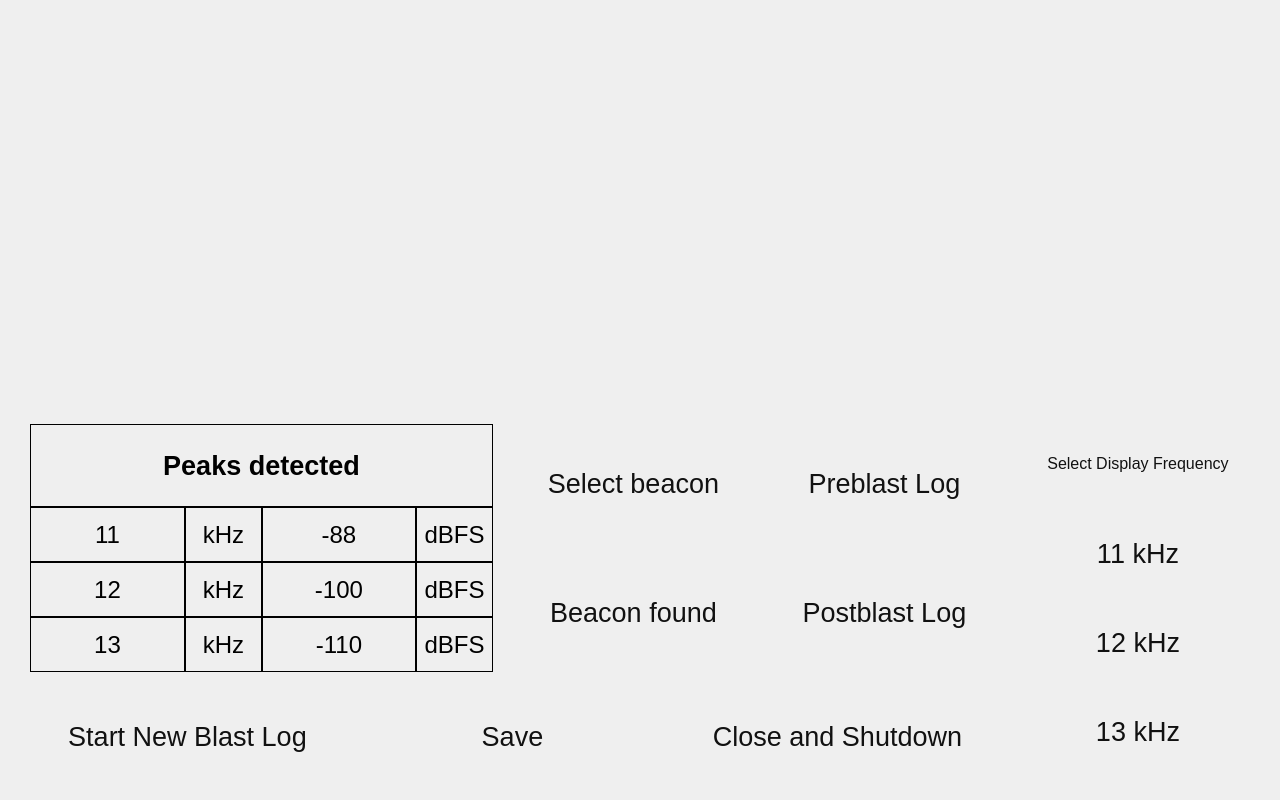
<?xml version="1.0" encoding="UTF-8"?>
<ui version="4.0">
 <class>MainWindow</class>
 <widget class="QMainWindow" name="MainWindow">
  <property name="geometry">
   <rect>
    <x>0</x>
    <y>0</y>
    <width>1280</width>
    <height>800</height>
   </rect>
  </property>
  <property name="sizePolicy">
   <sizepolicy hsizetype="Fixed" vsizetype="Fixed">
    <horstretch>0</horstretch>
    <verstretch>0</verstretch>
   </sizepolicy>
  </property>
  <property name="minimumSize">
   <size>
    <width>1280</width>
    <height>800</height>
   </size>
  </property>
  <property name="windowTitle">
   <string>MainWindow</string>
  </property>
  <property name="styleSheet">
   <string notr="true">QPushButton {
    color: #111;
    border-radius: 10px;
    border-style: outset;
    background: qradialgradient(
        cx: 0.3, cy: -0.4, fx: 0.3, fy: -0.4,
        radius: 1.35, stop: 0 #fff, stop: 1 #aaa
        );
    padding: 5px;
    }

QPushButton:hover {
    background: qradialgradient(
        cx: 0.3, cy: -0.4, fx: 0.3, fy: -0.4,
        radius: 1.35, stop: 0 #fff, stop: 1 #bbb
        );
    }

QPushButton:pressed {
    border-style: inset;
    background: qradialgradient(
        cx: 0.4, cy: -0.1, fx: 0.4, fy: -0.1,
        radius: 1.35, stop: 0 #fff, stop: 1 #ddd
        );
    }

QLabel {
	border: 1px solid #000;
}</string>
  </property>
  <widget class="QWidget" name="centralwidget">
   <property name="sizePolicy">
    <sizepolicy hsizetype="Fixed" vsizetype="Fixed">
     <horstretch>0</horstretch>
     <verstretch>0</verstretch>
    </sizepolicy>
   </property>
   <property name="minimumSize">
    <size>
     <width>1280</width>
     <height>800</height>
    </size>
   </property>
   <widget class="QWidget" name="layoutWidget">
    <property name="geometry">
     <rect>
      <x>10</x>
      <y>10</y>
      <width>1261</width>
      <height>781</height>
     </rect>
    </property>
    <layout class="QVBoxLayout" name="verticalLayout" stretch="1,1">
     <property name="sizeConstraint">
      <enum>QLayout::SetDefaultConstraint</enum>
     </property>
     <item>
      <layout class="QHBoxLayout" name="horizontalLayout" stretch="3,2">
       <property name="spacing">
        <number>10</number>
       </property>
       <property name="sizeConstraint">
        <enum>QLayout::SetDefaultConstraint</enum>
       </property>
       <property name="leftMargin">
        <number>10</number>
       </property>
       <property name="topMargin">
        <number>10</number>
       </property>
       <property name="rightMargin">
        <number>10</number>
       </property>
       <property name="bottomMargin">
        <number>10</number>
       </property>
       <item>
        <widget class="QCustomPlot" name="rightPlot" native="true">
         <property name="sizePolicy">
          <sizepolicy hsizetype="Preferred" vsizetype="Preferred">
           <horstretch>0</horstretch>
           <verstretch>0</verstretch>
          </sizepolicy>
         </property>
         <property name="minimumSize">
          <size>
           <width>0</width>
           <height>0</height>
          </size>
         </property>
         <property name="maximumSize">
          <size>
           <width>16777215</width>
           <height>16777215</height>
          </size>
         </property>
         <property name="autoFillBackground">
          <bool>false</bool>
         </property>
        </widget>
       </item>
       <item>
        <widget class="QCustomPlot" name="leftPlot" native="true">
         <property name="enabled">
          <bool>true</bool>
         </property>
         <property name="sizePolicy">
          <sizepolicy hsizetype="Preferred" vsizetype="Preferred">
           <horstretch>0</horstretch>
           <verstretch>0</verstretch>
          </sizepolicy>
         </property>
         <property name="minimumSize">
          <size>
           <width>0</width>
           <height>0</height>
          </size>
         </property>
         <property name="maximumSize">
          <size>
           <width>16777215</width>
           <height>16777215</height>
          </size>
         </property>
         <property name="autoFillBackground">
          <bool>false</bool>
         </property>
        </widget>
       </item>
      </layout>
     </item>
     <item>
      <layout class="QHBoxLayout" name="horizontalLayout_8" stretch="4,1">
       <property name="spacing">
        <number>10</number>
       </property>
       <property name="sizeConstraint">
        <enum>QLayout::SetDefaultConstraint</enum>
       </property>
       <property name="leftMargin">
        <number>10</number>
       </property>
       <property name="topMargin">
        <number>10</number>
       </property>
       <property name="rightMargin">
        <number>10</number>
       </property>
       <property name="bottomMargin">
        <number>10</number>
       </property>
       <item>
        <layout class="QVBoxLayout" name="verticalLayout_2" stretch="3,1">
         <item>
          <layout class="QHBoxLayout" name="horizontalLayout_11" stretch="2,1,1">
           <item>
            <layout class="QVBoxLayout" name="verticalLayout_36" stretch="1,2">
             <property name="spacing">
              <number>0</number>
             </property>
             <property name="sizeConstraint">
              <enum>QLayout::SetDefaultConstraint</enum>
             </property>
             <property name="leftMargin">
              <number>10</number>
             </property>
             <property name="topMargin">
              <number>10</number>
             </property>
             <property name="rightMargin">
              <number>10</number>
             </property>
             <property name="bottomMargin">
              <number>10</number>
             </property>
             <item>
              <widget class="QLabel" name="label_60">
               <property name="font">
                <font>
                 <pointsize>20</pointsize>
                 <weight>75</weight>
                 <bold>true</bold>
                </font>
               </property>
               <property name="text">
                <string>Peaks detected</string>
               </property>
               <property name="alignment">
                <set>Qt::AlignCenter</set>
               </property>
              </widget>
             </item>
             <item>
              <layout class="QGridLayout" name="gridLayout_18" rowstretch="1,1,1" columnstretch="1,1">
               <property name="sizeConstraint">
                <enum>QLayout::SetDefaultConstraint</enum>
               </property>
               <property name="leftMargin">
                <number>0</number>
               </property>
               <property name="topMargin">
                <number>0</number>
               </property>
               <property name="rightMargin">
                <number>0</number>
               </property>
               <property name="bottomMargin">
                <number>0</number>
               </property>
               <property name="spacing">
                <number>0</number>
               </property>
               <item row="0" column="0">
                <layout class="QHBoxLayout" name="horizontalLayout_18" stretch="2,1">
                 <property name="spacing">
                  <number>0</number>
                 </property>
                 <property name="leftMargin">
                  <number>0</number>
                 </property>
                 <property name="topMargin">
                  <number>0</number>
                 </property>
                 <property name="rightMargin">
                  <number>0</number>
                 </property>
                 <property name="bottomMargin">
                  <number>0</number>
                 </property>
                 <item>
                  <widget class="QLabel" name="label_67">
                   <property name="font">
                    <font>
                     <pointsize>18</pointsize>
                    </font>
                   </property>
                   <property name="text">
                    <string>11</string>
                   </property>
                   <property name="scaledContents">
                    <bool>false</bool>
                   </property>
                   <property name="alignment">
                    <set>Qt::AlignCenter</set>
                   </property>
                  </widget>
                 </item>
                 <item>
                  <widget class="QLabel" name="label_88">
                   <property name="font">
                    <font>
                     <pointsize>18</pointsize>
                    </font>
                   </property>
                   <property name="text">
                    <string>kHz</string>
                   </property>
                   <property name="scaledContents">
                    <bool>false</bool>
                   </property>
                   <property name="alignment">
                    <set>Qt::AlignCenter</set>
                   </property>
                  </widget>
                 </item>
                </layout>
               </item>
               <item row="1" column="0">
                <layout class="QHBoxLayout" name="horizontalLayout_19" stretch="2,1">
                 <property name="spacing">
                  <number>0</number>
                 </property>
                 <property name="leftMargin">
                  <number>0</number>
                 </property>
                 <property name="topMargin">
                  <number>0</number>
                 </property>
                 <property name="rightMargin">
                  <number>0</number>
                 </property>
                 <property name="bottomMargin">
                  <number>0</number>
                 </property>
                 <item>
                  <widget class="QLabel" name="label_89">
                   <property name="font">
                    <font>
                     <pointsize>18</pointsize>
                    </font>
                   </property>
                   <property name="text">
                    <string>12</string>
                   </property>
                   <property name="scaledContents">
                    <bool>false</bool>
                   </property>
                   <property name="alignment">
                    <set>Qt::AlignCenter</set>
                   </property>
                  </widget>
                 </item>
                 <item>
                  <widget class="QLabel" name="label_90">
                   <property name="font">
                    <font>
                     <pointsize>18</pointsize>
                    </font>
                   </property>
                   <property name="text">
                    <string>kHz</string>
                   </property>
                   <property name="scaledContents">
                    <bool>false</bool>
                   </property>
                   <property name="alignment">
                    <set>Qt::AlignCenter</set>
                   </property>
                  </widget>
                 </item>
                </layout>
               </item>
               <item row="2" column="0">
                <layout class="QHBoxLayout" name="horizontalLayout_20" stretch="2,1">
                 <property name="spacing">
                  <number>0</number>
                 </property>
                 <property name="leftMargin">
                  <number>0</number>
                 </property>
                 <property name="topMargin">
                  <number>0</number>
                 </property>
                 <property name="rightMargin">
                  <number>0</number>
                 </property>
                 <property name="bottomMargin">
                  <number>0</number>
                 </property>
                 <item>
                  <widget class="QLabel" name="label_91">
                   <property name="font">
                    <font>
                     <pointsize>18</pointsize>
                    </font>
                   </property>
                   <property name="text">
                    <string>13</string>
                   </property>
                   <property name="scaledContents">
                    <bool>false</bool>
                   </property>
                   <property name="alignment">
                    <set>Qt::AlignCenter</set>
                   </property>
                  </widget>
                 </item>
                 <item>
                  <widget class="QLabel" name="label_92">
                   <property name="font">
                    <font>
                     <pointsize>18</pointsize>
                    </font>
                   </property>
                   <property name="text">
                    <string>kHz</string>
                   </property>
                   <property name="scaledContents">
                    <bool>false</bool>
                   </property>
                   <property name="alignment">
                    <set>Qt::AlignCenter</set>
                   </property>
                  </widget>
                 </item>
                </layout>
               </item>
               <item row="0" column="1">
                <layout class="QHBoxLayout" name="horizontalLayout_21" stretch="2,1">
                 <property name="spacing">
                  <number>0</number>
                 </property>
                 <property name="leftMargin">
                  <number>0</number>
                 </property>
                 <property name="topMargin">
                  <number>0</number>
                 </property>
                 <property name="rightMargin">
                  <number>0</number>
                 </property>
                 <property name="bottomMargin">
                  <number>0</number>
                 </property>
                 <item>
                  <widget class="QLabel" name="label_93">
                   <property name="font">
                    <font>
                     <pointsize>18</pointsize>
                    </font>
                   </property>
                   <property name="text">
                    <string>-88</string>
                   </property>
                   <property name="scaledContents">
                    <bool>false</bool>
                   </property>
                   <property name="alignment">
                    <set>Qt::AlignCenter</set>
                   </property>
                  </widget>
                 </item>
                 <item>
                  <widget class="QLabel" name="label_94">
                   <property name="font">
                    <font>
                     <pointsize>18</pointsize>
                    </font>
                   </property>
                   <property name="text">
                    <string>dBFS</string>
                   </property>
                   <property name="scaledContents">
                    <bool>false</bool>
                   </property>
                   <property name="alignment">
                    <set>Qt::AlignCenter</set>
                   </property>
                  </widget>
                 </item>
                </layout>
               </item>
               <item row="1" column="1">
                <layout class="QHBoxLayout" name="horizontalLayout_22" stretch="2,1">
                 <property name="spacing">
                  <number>0</number>
                 </property>
                 <property name="leftMargin">
                  <number>0</number>
                 </property>
                 <property name="topMargin">
                  <number>0</number>
                 </property>
                 <property name="rightMargin">
                  <number>0</number>
                 </property>
                 <property name="bottomMargin">
                  <number>0</number>
                 </property>
                 <item>
                  <widget class="QLabel" name="label_95">
                   <property name="font">
                    <font>
                     <pointsize>18</pointsize>
                    </font>
                   </property>
                   <property name="text">
                    <string>-100</string>
                   </property>
                   <property name="scaledContents">
                    <bool>false</bool>
                   </property>
                   <property name="alignment">
                    <set>Qt::AlignCenter</set>
                   </property>
                  </widget>
                 </item>
                 <item>
                  <widget class="QLabel" name="label_96">
                   <property name="font">
                    <font>
                     <pointsize>18</pointsize>
                    </font>
                   </property>
                   <property name="text">
                    <string>dBFS</string>
                   </property>
                   <property name="scaledContents">
                    <bool>false</bool>
                   </property>
                   <property name="alignment">
                    <set>Qt::AlignCenter</set>
                   </property>
                  </widget>
                 </item>
                </layout>
               </item>
               <item row="2" column="1">
                <layout class="QHBoxLayout" name="horizontalLayout_23" stretch="2,1">
                 <property name="spacing">
                  <number>0</number>
                 </property>
                 <property name="leftMargin">
                  <number>0</number>
                 </property>
                 <property name="topMargin">
                  <number>0</number>
                 </property>
                 <property name="rightMargin">
                  <number>0</number>
                 </property>
                 <property name="bottomMargin">
                  <number>0</number>
                 </property>
                 <item>
                  <widget class="QLabel" name="label_97">
                   <property name="font">
                    <font>
                     <pointsize>18</pointsize>
                    </font>
                   </property>
                   <property name="text">
                    <string>-110</string>
                   </property>
                   <property name="scaledContents">
                    <bool>false</bool>
                   </property>
                   <property name="alignment">
                    <set>Qt::AlignCenter</set>
                   </property>
                  </widget>
                 </item>
                 <item>
                  <widget class="QLabel" name="label_98">
                   <property name="font">
                    <font>
                     <pointsize>18</pointsize>
                    </font>
                   </property>
                   <property name="text">
                    <string>dBFS</string>
                   </property>
                   <property name="scaledContents">
                    <bool>false</bool>
                   </property>
                   <property name="alignment">
                    <set>Qt::AlignCenter</set>
                   </property>
                  </widget>
                 </item>
                </layout>
               </item>
              </layout>
             </item>
            </layout>
           </item>
           <item>
            <layout class="QVBoxLayout" name="verticalLayout_35" stretch="1,1">
             <property name="sizeConstraint">
              <enum>QLayout::SetDefaultConstraint</enum>
             </property>
             <property name="leftMargin">
              <number>10</number>
             </property>
             <property name="topMargin">
              <number>10</number>
             </property>
             <property name="rightMargin">
              <number>10</number>
             </property>
             <property name="bottomMargin">
              <number>10</number>
             </property>
             <item>
              <widget class="QPushButton" name="pushButton_60">
               <property name="sizePolicy">
                <sizepolicy hsizetype="Preferred" vsizetype="Preferred">
                 <horstretch>0</horstretch>
                 <verstretch>0</verstretch>
                </sizepolicy>
               </property>
               <property name="font">
                <font>
                 <pointsize>20</pointsize>
                </font>
               </property>
               <property name="text">
                <string>Select beacon</string>
               </property>
              </widget>
             </item>
             <item>
              <widget class="QPushButton" name="pushButton_61">
               <property name="sizePolicy">
                <sizepolicy hsizetype="Preferred" vsizetype="Preferred">
                 <horstretch>0</horstretch>
                 <verstretch>0</verstretch>
                </sizepolicy>
               </property>
               <property name="font">
                <font>
                 <pointsize>20</pointsize>
                </font>
               </property>
               <property name="text">
                <string>Beacon found</string>
               </property>
              </widget>
             </item>
            </layout>
           </item>
           <item>
            <layout class="QVBoxLayout" name="verticalLayout_34" stretch="1,1">
             <property name="sizeConstraint">
              <enum>QLayout::SetDefaultConstraint</enum>
             </property>
             <property name="leftMargin">
              <number>10</number>
             </property>
             <property name="topMargin">
              <number>10</number>
             </property>
             <property name="rightMargin">
              <number>10</number>
             </property>
             <property name="bottomMargin">
              <number>10</number>
             </property>
             <item>
              <widget class="QPushButton" name="pushButton_58">
               <property name="sizePolicy">
                <sizepolicy hsizetype="Preferred" vsizetype="Preferred">
                 <horstretch>0</horstretch>
                 <verstretch>0</verstretch>
                </sizepolicy>
               </property>
               <property name="font">
                <font>
                 <pointsize>20</pointsize>
                </font>
               </property>
               <property name="text">
                <string>Preblast Log</string>
               </property>
              </widget>
             </item>
             <item>
              <widget class="QPushButton" name="pushButton_59">
               <property name="sizePolicy">
                <sizepolicy hsizetype="Preferred" vsizetype="Preferred">
                 <horstretch>0</horstretch>
                 <verstretch>0</verstretch>
                </sizepolicy>
               </property>
               <property name="font">
                <font>
                 <pointsize>20</pointsize>
                </font>
               </property>
               <property name="text">
                <string>Postblast Log</string>
               </property>
              </widget>
             </item>
            </layout>
           </item>
          </layout>
         </item>
         <item>
          <layout class="QHBoxLayout" name="horizontalLayout_24">
           <property name="leftMargin">
            <number>10</number>
           </property>
           <property name="topMargin">
            <number>10</number>
           </property>
           <property name="rightMargin">
            <number>10</number>
           </property>
           <property name="bottomMargin">
            <number>10</number>
           </property>
           <item>
            <widget class="QPushButton" name="pushButton_48">
             <property name="sizePolicy">
              <sizepolicy hsizetype="Preferred" vsizetype="Preferred">
               <horstretch>0</horstretch>
               <verstretch>0</verstretch>
              </sizepolicy>
             </property>
             <property name="font">
              <font>
               <pointsize>20</pointsize>
              </font>
             </property>
             <property name="text">
              <string>Start New Blast Log</string>
             </property>
             <property name="checkable">
              <bool>false</bool>
             </property>
            </widget>
           </item>
           <item>
            <widget class="QPushButton" name="pushButton_47">
             <property name="sizePolicy">
              <sizepolicy hsizetype="Preferred" vsizetype="Preferred">
               <horstretch>0</horstretch>
               <verstretch>0</verstretch>
              </sizepolicy>
             </property>
             <property name="font">
              <font>
               <pointsize>20</pointsize>
              </font>
             </property>
             <property name="text">
              <string>Save</string>
             </property>
            </widget>
           </item>
           <item>
            <widget class="QPushButton" name="pushButton_46">
             <property name="sizePolicy">
              <sizepolicy hsizetype="Preferred" vsizetype="Preferred">
               <horstretch>0</horstretch>
               <verstretch>0</verstretch>
              </sizepolicy>
             </property>
             <property name="font">
              <font>
               <pointsize>20</pointsize>
              </font>
             </property>
             <property name="text">
              <string>Close and Shutdown</string>
             </property>
            </widget>
           </item>
          </layout>
         </item>
        </layout>
       </item>
       <item>
        <layout class="QVBoxLayout" name="verticalLayout_30">
         <property name="spacing">
          <number>10</number>
         </property>
         <property name="sizeConstraint">
          <enum>QLayout::SetDefaultConstraint</enum>
         </property>
         <property name="leftMargin">
          <number>10</number>
         </property>
         <property name="topMargin">
          <number>10</number>
         </property>
         <property name="rightMargin">
          <number>10</number>
         </property>
         <property name="bottomMargin">
          <number>10</number>
         </property>
         <item>
          <widget class="QPushButton" name="select_disp_freq">
           <property name="sizePolicy">
            <sizepolicy hsizetype="Preferred" vsizetype="Preferred">
             <horstretch>0</horstretch>
             <verstretch>0</verstretch>
            </sizepolicy>
           </property>
           <property name="font">
            <font>
             <pointsize>12</pointsize>
            </font>
           </property>
           <property name="styleSheet">
            <string notr="true"/>
           </property>
           <property name="text">
            <string>Select Display Frequency</string>
           </property>
           <property name="flat">
            <bool>false</bool>
           </property>
          </widget>
         </item>
         <item>
          <widget class="QPushButton" name="pushButton_52">
           <property name="sizePolicy">
            <sizepolicy hsizetype="Preferred" vsizetype="Preferred">
             <horstretch>0</horstretch>
             <verstretch>0</verstretch>
            </sizepolicy>
           </property>
           <property name="font">
            <font>
             <pointsize>20</pointsize>
            </font>
           </property>
           <property name="text">
            <string>11 kHz</string>
           </property>
          </widget>
         </item>
         <item>
          <widget class="QPushButton" name="pushButton_53">
           <property name="sizePolicy">
            <sizepolicy hsizetype="Preferred" vsizetype="Preferred">
             <horstretch>0</horstretch>
             <verstretch>0</verstretch>
            </sizepolicy>
           </property>
           <property name="font">
            <font>
             <pointsize>20</pointsize>
            </font>
           </property>
           <property name="text">
            <string>12 kHz</string>
           </property>
          </widget>
         </item>
         <item>
          <widget class="QPushButton" name="pushButton_54">
           <property name="sizePolicy">
            <sizepolicy hsizetype="Preferred" vsizetype="Preferred">
             <horstretch>0</horstretch>
             <verstretch>0</verstretch>
            </sizepolicy>
           </property>
           <property name="font">
            <font>
             <pointsize>20</pointsize>
            </font>
           </property>
           <property name="text">
            <string>13 kHz</string>
           </property>
          </widget>
         </item>
        </layout>
       </item>
      </layout>
     </item>
    </layout>
   </widget>
  </widget>
 </widget>
 <customwidgets>
  <customwidget>
   <class>QCustomPlot</class>
   <extends>QWidget</extends>
   <header>qcustomplot.h</header>
   <container>1</container>
  </customwidget>
 </customwidgets>
 <resources/>
 <connections/>
</ui>
